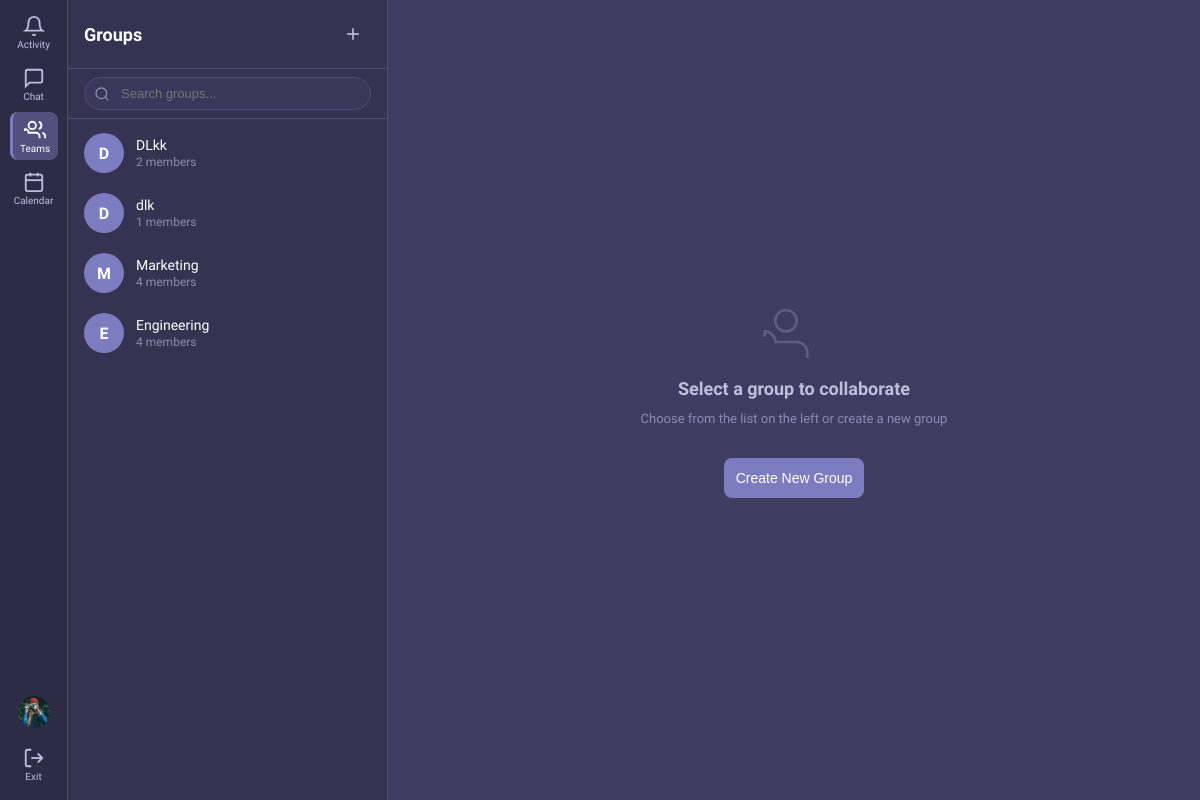
/teams/ (signed in), run on the app's committed database.
### accounts/models.py (models this page shows, shortened)
class CustomUser(AbstractUser):
    email = models.EmailField(unique=True)
    profile_image = models.ImageField(upload_to='profile_images/', null=True, blank=True)
    is_verified = models.BooleanField(default=False)
    bio = models.CharField(max_length=255, blank=True, default='')
    last_seen = models.DateTimeField(null=True, blank=True)
    is_online = models.BooleanField(default=False)
    USERNAME_FIELD = 'email'
    REQUIRED_FIELDS = ['username']
    def get_profile_image_url(self):
        if self.profile_image:
            return self.profile_image.url
        return '/static/images/default-avatar.svg'

### teams/models.py (models this page shows, shortened)
class Team(models.Model):
    name = models.CharField(max_length=100)
    description = models.TextField(blank=True, default='')
    avatar = models.ImageField(upload_to='team_avatars/', null=True, blank=True)
    created_by = models.ForeignKey(
        settings.AUTH_USER_MODEL,
        on_delete=models.CASCADE,
        related_name='created_teams'
    )
    created_at = models.DateTimeField(auto_now_add=True)
    def get_member_count(self):
        return self.memberships.count()
    class Meta:
        ordering = ['-created_at']

### teams/views.py (the view)
# urls.py: path('', views.teams_home_view, name='teams_home'),
@login_required
def teams_home_view(request):
    user_teams = Team.objects.filter(memberships__user=request.user)
    return render(request, 'teams/teams_home.html', {'teams': user_teams})

### templates/teams/teams_home.html (shortened to what this page needs)
{% extends 'base.html' %}
{% load static %}
{% block body %}
<div class="app-layout">
    {% include 'partials/sidebar.html' with active_tab='teams' %}
    <div class="chat-sidebar">
        <div class="sidebar-header">
            <h2>Groups</h2>
            <button class="btn-icon" onclick="document.getElementById('create-team-modal').classList.add('show')" title="Create Group" id="btn-add-group">
                <svg viewBox="0 0 24 24" width="20" height="20" fill="none" stroke="currentColor" stroke-width="2"><line x1="12" y1="5" x2="12" y2="19"/><line x1="5" y1="12" x2="19" y2="12"/></svg>
            </button>
        </div>
        <div class="search-box">
            <div class="search-wrapper">
                <svg viewBox="0 0 24 24" fill="none" stroke="currentColor" stroke-width="2"><circle cx="11" cy="11" r="8"/><path d="M21 21l-4.35-4.35"/></svg>
                <input type="text" class="search-input" placeholder="Search groups..." id="search-groups">
            </div>
        </div>
        <div class="conversation-list">
            {% for team in teams %}
            <a href="{% url 'teams:team_detail' team.id %}" class="conv-item" id="team-{{ team.id }}">
                <div class="avatar-wrapper">
                    <div class="avatar" style="background:var(--accent); display:flex; align-items:center; justify-content:center; color:white; font-weight:bold;">
                        {{ team.name|first|upper }}
                    </div>
                </div>
                <div class="conv-info">
                    <div class="conv-name">{{ team.name }}</div>
                    <div class="conv-preview">{{ team.get_member_count }} members</div>
                </div>
            </a>
            {% empty %}
            <div class="empty-state" style="padding:20px">
                <p>No groups joined</p>
            </div>
            {% endfor %}
        </div>
    </div>
    <div class="main-content">
        <div class="empty-state">
            <svg viewBox="0 0 24 24" width="80" height="80" fill="none" stroke="currentColor" stroke-width="1"><path d="M17 21v-2a4 4 0 00-4-4H5a4 4 0 00-4-4v2"/><circle cx="9" cy="7" r="4"/></svg>
            <h3>Select a group to collaborate</h3>
            <p>Choose from the list on the left or create a new group</p>
            <button class="btn btn-primary" style="margin-top:20px; width:auto" onclick="document.getElementById('create-team-modal').classList.add('show')">Create New Group</button>
        </div>
    </div>
</div>
{% endblock %}

### templates/partials/sidebar.html (shortened to what this page needs)
{% load static %}
<div class="left-rail">
    <a href="{% url 'chat:activity' %}" class="rail-item {% if active_tab == 'activity' %}active{% endif %}" title="Activity" id="nav-activity">
        <svg viewBox="0 0 24 24" fill="none" stroke="currentColor" stroke-width="2"><path d="M18 8A6 6 0 006 8c0 7-3 9-3 9h18s-3-2-3-9"/><path d="M13.73 21a2 2 0 01-3.46 0"/></svg>
        <span>Activity</span>
    </a>
    <a href="{% url 'chat:home' %}" class="rail-item {% if active_tab == 'chat' %}active{% endif %}" title="Chat" id="nav-chat">
        <svg viewBox="0 0 24 24" fill="none" stroke="currentColor" stroke-width="2"><path d="M21 15a2 2 0 01-2 2H7l-4 4V5a2 2 0 012-2h14a2 2 0 012 2z"/></svg>
        <span>Chat</span>
    </a>
    <a href="{% url 'teams:teams_home' %}" class="rail-item {% if active_tab == 'teams' %}active{% endif %}" title="Teams" id="nav-teams">
        <svg viewBox="0 0 24 24" fill="none" stroke="currentColor" stroke-width="2"><path d="M17 21v-2a4 4 0 00-4-4H5a4 4 0 00-4-4v2"/><circle cx="9" cy="7" r="4"/><path d="M23 21v-2a4 4 0 00-3-3.87"/><path d="M16 3.13a4 4 0 010 7.75"/></svg>
        <span>Teams</span>
    </a>
    <a href="{% url 'chat:calendar' %}" class="rail-item {% if active_tab == 'calendar' %}active{% endif %}" title="Calendar" id="nav-calendar">
        <svg viewBox="0 0 24 24" fill="none" stroke="currentColor" stroke-width="2"><rect x="3" y="4" width="18" height="18" rx="2" ry="2"/><line x1="16" y1="2" x2="16" y2="6"/><line x1="8" y1="2" x2="8" y2="6"/><line x1="3" y1="10" x2="21" y2="10"/></svg>
        <span>Calendar</span>
    </a>
    <a href="{% url 'accounts:profile' %}" class="rail-item {% if active_tab == 'profile' %}active{% endif %}" title="Profile" id="nav-profile">
        <img src="{{ request.user.get_profile_image_url }}" class="avatar avatar-sm" alt="Me">
    </a>
    <a href="{% url 'accounts:logout' %}" class="rail-item" title="Sign Out" id="nav-logout">
        <svg viewBox="0 0 24 24" fill="none" stroke="currentColor" stroke-width="2"><path d="M9 21H5a2 2 0 01-2-2V5a2 2 0 012-2h4"/><polyline points="16 17 21 12 16 7"/><line x1="21" y1="12" x2="9" y2="12"/></svg>
        <span>Exit</span>
    </a>
</div>

### static/css/style.css (style rules this page uses)
:root { --bg-primary: #2d2b45; --bg-secondary: #353351; --bg-tertiary: #3e3c60; --bg-surface: #46446b; --bg-hover: #52507d; --bg-active: #5f5c94; --bg-input: #3a385a; --text-primary: #ffffff; --text-secondary: #c0bdda; --text-muted: #8e8bb3; --accent: #7b7dc0; --accent-hover: #9698d8; --accent-light: rgba(123,125,192,0.2); --danger: #e6455f; --success: #48c78e; --warning: #f7b05b; --border: #4e4c75; --border-light: #5d5b8c; --shadow: 0 4px 12px rgba(0,0,0,0.2); --shadow-lg: 0 12px 40px rgba(0,0,0,0.3); --radius: 8px; --radius-lg: 12px; --sidebar-width: 68px; --chat-sidebar-width: 320px; --topbar-height: 48px; --transition: all 0.2s ease; }
* { margin:0; padding:0; box-sizing:border-box; }
body { font-family: 'Segoe UI', 'Inter', -apple-system, sans-serif; background: var(--bg-primary); color: var(--text-primary); min-height: 100vh; overflow: hidden; }
a { color: var(--accent-hover); text-decoration: none; }
.btn { display: inline-flex; align-items: center; justify-content: center; gap: 8px; padding: 10px 20px; border: none; border-radius: var(--radius); font-size: 14px; font-weight: 500; cursor: pointer; transition: var(--transition); text-decoration: none; }
.btn-primary { background: var(--accent); color: white; width: 100%; padding: 12px; }
.btn-icon { width: 36px; height: 36px; padding: 0; border-radius: var(--radius); background: transparent; color: var(--text-secondary); border: none; cursor: pointer; display: flex; align-items: center; justify-content: center; transition: var(--transition); }
.app-layout { display: flex; height: 100vh; }
.left-rail { width: var(--sidebar-width); background: var(--bg-primary); border-right: 1px solid var(--border); display: flex; flex-direction: column; align-items: center; padding: 8px 0; z-index: 100; flex-shrink: 0; }
.rail-item { width: 48px; height: 48px; display: flex; flex-direction: column; align-items: center; justify-content: center; border-radius: var(--radius); color: var(--text-secondary); cursor: pointer; transition: var(--transition); margin-bottom: 4px; text-decoration: none; position: relative; font-size: 10px; gap: 2px; }
.rail-item svg { width: 22px; height: 22px; }
.rail-item:hover, .rail-item.active { background: var(--bg-hover); color: var(--text-primary); }
.rail-item.active { border-left: 3px solid var(--accent); }
.chat-sidebar { width: var(--chat-sidebar-width); background: var(--bg-secondary); border-right: 1px solid var(--border); display: flex; flex-direction: column; flex-shrink: 0; }
.sidebar-header { padding: 16px; border-bottom: 1px solid var(--border); display: flex; align-items: center; justify-content: space-between; }
.sidebar-header h2 { font-size: 18px; font-weight: 600; }
.search-box { padding: 8px 16px; border-bottom: 1px solid var(--border); }
.search-input { width: 100%; padding: 8px 12px 8px 36px; background: var(--bg-input); border: 1px solid var(--border); border-radius: 20px; color: var(--text-primary); font-size: 13px; outline: none; transition: var(--transition); }
.search-wrapper { position: relative; }
.search-wrapper svg { position: absolute; left: 10px; top: 50%; transform: translateY(-50%); width: 16px; height: 16px; color: var(--text-muted); }
.conversation-list { flex: 1; overflow-y: auto; padding: 4px 0; }
.conv-item { display: flex; align-items: center; gap: 12px; padding: 10px 16px; cursor: pointer; transition: var(--transition); text-decoration: none; color: inherit; }
.avatar { width: 40px; height: 40px; border-radius: 50%; object-fit: cover; flex-shrink: 0; background: var(--bg-surface); }
.avatar-sm { width: 32px; height: 32px; }
.avatar-wrapper { position: relative; flex-shrink: 0; }
.conv-info { flex: 1; min-width: 0; }
.conv-name { font-size: 14px; font-weight: 500; white-space: nowrap; overflow: hidden; text-overflow: ellipsis; }
.conv-preview { font-size: 12px; color: var(--text-muted); white-space: nowrap; overflow: hidden; text-overflow: ellipsis; margin-top: 2px; }
.main-content { flex: 1; display: flex; flex-direction: column; min-width: 0; background: var(--bg-tertiary); }
.empty-state { display: flex; flex-direction: column; align-items: center; justify-content: center; height: 100%; color: var(--text-muted); text-align: center; gap: 12px; }
.empty-state svg { width: 64px; height: 64px; opacity: 0.4; }
.empty-state h3 { font-size: 18px; color: var(--text-secondary); }
.empty-state p { font-size: 13px; }

### data on the page
CustomUser: user.get_profile_image_url (picture)
Team: name|first "D", name "DLkk", get_member_count "2"
Team: name|first "D", name "dlk", get_member_count "1"
Team: name|first "M", name "Marketing", get_member_count "4"
Team: name|first "E", name "Engineering", get_member_count "4"
